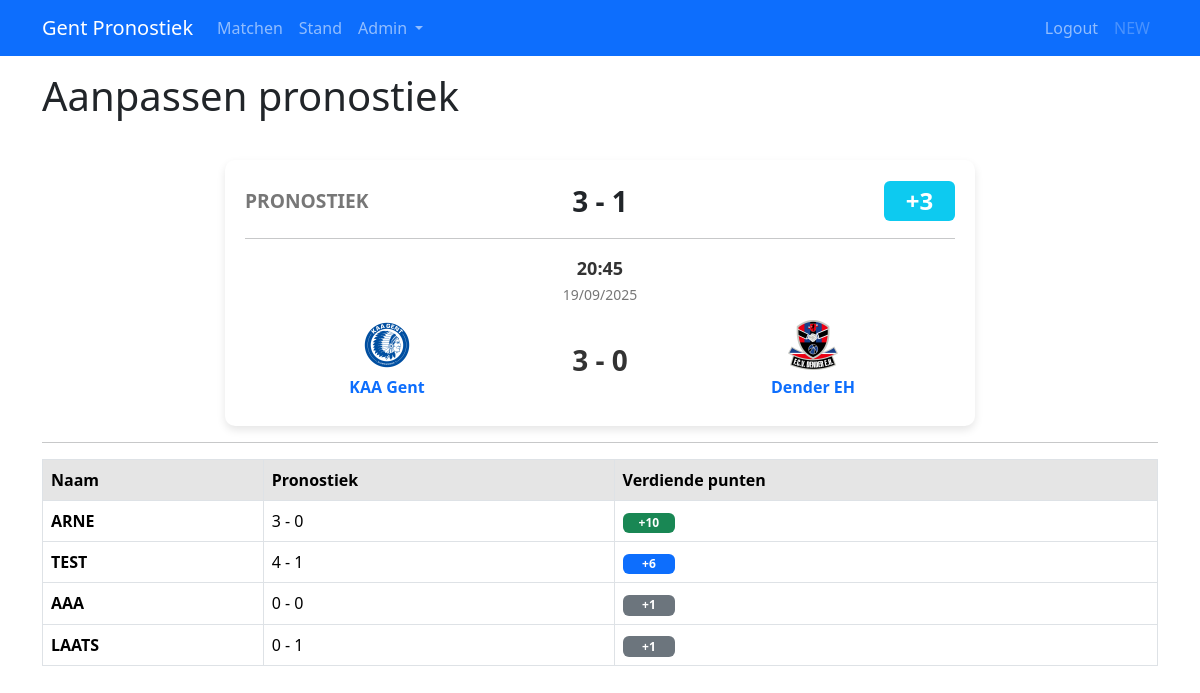
The page /pronostiek/3 (signed in) on the database its author committed.
### app/models.py (models this page shows, shortened)
class User(UserMixin, db.Model):
    id: so.Mapped[int] = so.mapped_column(primary_key=True)
    username: so.Mapped[str] = so.mapped_column(sa.String(64), unique=True, index=True)
    score: so.Mapped[int] = so.mapped_column(default=0)
    isAdmin: so.Mapped[bool] = so.mapped_column(default=True)
    predictions: so.WriteOnlyMapped["Prediction"] = so.relationship(
        back_populates="user", cascade="all, delete-orphan", passive_deletes=True
    )

class Prediction(db.Model):
    id: so.Mapped[int] = so.mapped_column(primary_key=True)
    user_id: so.Mapped[int] = so.mapped_column(
        sa.ForeignKey(User.id, name="fk_prediction_user_id", ondelete="CASCADE"),
        index=True,
    )
    match_id: so.Mapped[int] = so.mapped_column(
        sa.ForeignKey(Match.id, name="fk_prediction_match_id", ondelete="CASCADE"),
        index=True,
    )
    predicted_home_score: so.Mapped[int] = so.mapped_column(nullable=True)
    predicted_away_score: so.Mapped[int] = so.mapped_column(nullable=True)
    points_earned: so.Mapped[int] = so.mapped_column(default=0)
    user: so.Mapped[User] = so.relationship(back_populates="predictions")
    predicted_match: so.Mapped[Match] = so.relationship(
        back_populates="match_predictions"
    )

class Match(db.Model):
    id: so.Mapped[int] = so.mapped_column(primary_key=True)
    home_score: so.Mapped[int] = so.mapped_column(default=0)
    away_score: so.Mapped[int] = so.mapped_column(default=0)
    home_team_id: so.Mapped[int] = so.mapped_column(
        sa.ForeignKey(Team.id, name="fk_match_home_team_id", ondelete="CASCADE"),
        index=True,
    )
    away_team_id: so.Mapped[int] = so.mapped_column(
        sa.ForeignKey(Team.id, name="fk_match_away_team_id", ondelete="CASCADE"),
        index=True,
    )
    home_team: so.Mapped["Team"] = so.relationship(foreign_keys=[home_team_id])
    away_team: so.Mapped["Team"] = so.relationship(foreign_keys=[away_team_id])
    match_done: so.Mapped[bool] = so.mapped_column(default=False)
    match_date: so.Mapped[datetime] = so.mapped_column(index=True)
    match_predictions: so.WriteOnlyMapped["Prediction"] = so.relationship(
        back_populates="predicted_match", passive_deletes=True
    )

class Team(db.Model):
    id: so.Mapped[int] = so.mapped_column(primary_key=True)
    name: so.Mapped[str] = so.mapped_column(sa.String(64), unique=True, index=True)
    logo_url: so.Mapped[str] = so.mapped_column(
        sa.String(256), nullable=True
    )  # stored in static folder

### app/routes.py (the view, shortened to what this page needs)
@app.route("/pronostiek/<int:match_id>", methods=["GET", "POST"])
@login_required
def edit_pronostiek(match_id):
    match = db.session.get(Match, match_id)
    if match is None:
        flash("Error: match bestaat niet")
        return redirect(url_for("matches"))
    own_pred = db.session.scalar(
        sa.select(Prediction).where(
            Prediction.match_id == match_id, Prediction.user_id == current_user.id
        )
    )
    others_predDB = db.session.scalars(
        sa.select(Prediction).where(
            Prediction.match_id == match_id, Prediction.user_id != current_user.id
        )
    ).all()
    others_pred = [
        (
            prediction.user.username,
            prediction.predicted_home_score,
            prediction.predicted_away_score,
            prediction.points_earned,
        )
        for prediction in others_predDB
    ]
    local_tz = timezone('Europe/Brussels')
    match_date = local_tz.localize(match.match_date)
    match_bezig = True if (datetime.now(local_tz) >= match_date) else False
    print(match_bezig)
    pred_editbaar = not match_bezig and not match.match_done
    return render_template(
        "edit_pronostiek.html",
        title="Edit pronostiek",
        other_pred=others_pred,
        own_pred=own_pred,
        match=match,
        edit=pred_editbaar
    )

### app/models.py (called while the page is built)
@login.user_loader
def load_user(id):
    return db.session.get(User, int(id))

### app/templates/edit_pronostiek.html (shortened to what this page needs)
{% extends "base.html" %}
{% block content %}
<h1>Aanpassen pronostiek<span id="hidden_id">{{ own_pred.id }}</span></h1>
<div class="center-container">
    <div class="match-card">
        {% if not match.match_done %}
        <div class="match-time">{{ match.match_date.strftime("%H:%M") }}</div>
        <div class="match-date">{{ match.match_date.strftime("%d/%m/%Y") }}</div>
        <div class="teams">
            <div class="team">
                <img src="{{ url_for('static', filename='images/' + match.home_team.logo_url) }}"
                    alt="{{ match.home_team.name }} Logo">
                <div class="team-name">{{ match.home_team.name }}</div>
            </div>
            <div class="score">
                <span id="home-score">{{ own_pred.predicted_home_score }}</span>
                <span> - </span>
                <span id="away-score">{{ own_pred.predicted_away_score }}</span>
            </div>
            <div class="team">
                <img src="{{ url_for('static', filename='images/' + match.away_team.logo_url) }}"
                    alt="{{ match.away_team.name }} Logo">
                <div class="team-name">{{ match.home_team.name }}</div>
            </div>
        </div>
        {% if edit %}
        <div class="aanpassen-score">
            <div style="width: 40%;">
                <span class="score-cirkel" id="add-score-home">+</span>
                <span class="score-cirkel" id="lower-score-home">-</span>
            </div>
            <div style="width: 40%;">
                <span class="score-cirkel" id="add-score-away">+</span>
                <span class="score-cirkel" id="lower-score-away">-</span>
            </div>
        </div>
        <div class="submit-prono">
            <button type="button" class="btn btn-outline-primary" id="update-pronostiek">Update Pronostiek</button>
        </div>
        {% else %}
        <div class="submit-prono">
            <button type="button" class="btn btn-outline-secondary" id="update-pronostiek" disabled>MATCH BEZIG</button>
        </div>
        {% endif %}
        {% else %}
        <div class="match-prediction">
            <span class="predict-text">PRONOSTIEK</span>
            {% if own_pred is none %}
            <span class="predict-score">_ - _</span>
            {% else %}
            <span class="predict-score">{{ own_pred.predicted_home_score }} - {{ own_pred.predicted_away_score }}</span>
            {% endif %}
            {% if own_pred is none %}
            <span class="badge bg-danger badge-size">+0</span>
            {% else %}
            {% if own_pred.points_earned == 1 %}
            <span class="badge bg-secondary badge-size">
                {% elif own_pred.points_earned == 3 %}
                <span class="badge bg-info badge-size">
                {% elif own_pred.points_earned == 6 %}
                <span class="badge bg-primary badge-size">
                    {% elif own_pred.points_earned == 10 %}
                    <span class="badge bg-success badge-size">
                        {% endif %}
                        +{{ own_pred.points_earned }}</span>
                    {% endif %}
        </div>
        <hr>
        <div class="match-time">{{ match.match_date.strftime("%H:%M") }}</div>
        <div class="match-date">{{ match.match_date.strftime("%d/%m/%Y") }}</div>
        <div class="teams">
            <div class="team">
                <img src="{{ url_for('static', filename='images/' + match.home_team.logo_url) }}"
                    alt="{{ match.home_team.name }} Logo">
                <div class="team-name">{{ match.home_team.name }}</div>
            </div>
            <div class="score">{{ match.home_score }} - {{ match.away_score }}</div>
            <div class="team">
                <img src="{{ url_for('static', filename='images/' + match.away_team.logo_url) }}"
                    alt="{{ match.away_team.name }} logo">
                <div class="team-name">{{ match.away_team.name }}</div>
            </div>
        </div>
        {% endif %}
    </div>
</div>
<hr>
<table class="table table-bordered table-hover">
    <thead>
        <tr class="table-active">
            <th scope="col">Naam</th>
            <th scope="col">Pronostiek</th>
            {% if match.match_done %}
            <th scope="col">Verdiende punten</th>
            {% endif %}
        </tr>
    </thead>
    <tbody>
        {% for (username, pred_home_score, pred_away_score, points_earned) in other_pred %}
        <tr>
            <th scope="row">{{ username }}</th>
            <td>{{ pred_home_score }} - {{ pred_away_score }}</td>
            {% if match.match_done %}
            <td>{% if points_earned == 1 %}
                <span class="badge bg-secondary badge-size">
                    {% elif points_earned == 3 %}
                    <span class="badge bg-info badge-size">
                    {% elif points_earned == 6 %}
                    <span class="badge bg-primary badge-size">
                        {% elif points_earned == 10 %}
                        <span class="badge bg-success badge-size">
                            {% endif %}
                            +{{ points_earned }}</span>
            </td>
            {% endif %}
        </tr>
        {% endfor %}
    </tbody>
</table>
{% endblock %}

### app/templates/base.html (shortened to what this page needs)
<!DOCTYPE html>
<html lang="en">
<head>
    <link rel="stylesheet" href="{{ url_for('static', filename='style.css')}}">
    <link href="https://cdn.jsdelivr.net/npm/bootstrap@5.3.2/dist/css/bootstrap.min.css" rel="stylesheet"
>
</head>
<body>
    <nav class="navbar bg-primary navbar-expand-lg" data-bs-theme="dark">
        <div class="container">
            <a class="navbar-brand" href="">Gent Pronostiek</a>
            <div class="collapse navbar-collapse" id="navbarSupportedContent">
                <ul class="navbar-nav me-auto mb-2 mb-lg-0">
                    <li class="nav-item">
                        <a href="{{ url_for('matches')}}" class="nav-link">Matchen</a>
                    </li>
                    <li class="nav-item">
                        <a href="{{ url_for('stand')}}" class="nav-link">Stand</a>
                    </li>
                    {% if current_user.isAdmin %}
                    <li class="nav-item dropdown">
                        <a class="nav-link dropdown-toggle" href="#" role="button" data-bs-toggle="dropdown"
                            aria-expanded="false">
                            Admin
                        </a>
                    </li>
                    {% endif %}
                </ul>
                <ul class="navbar-nav mb-2 mb-lg-0">
                    {% if current_user.is_anonymous %}
                    <li class="nav-item">
                        <a href="{{ url_for('login')}}" class="nav-link">Login</a>
                    </li>
                    {% else %}
                    <li class="nav-item">
                        <a href="{{ url_for('logout')}}" class="nav-link">Logout</a>
                    </li>
                    <li clas="nav-item">
                        <a class="nav-link disabled" href="{{ url_for('logout')}}">{{ current_user.username }}</a>
                    </li>
                    {% endif %}
                    </ul>
            </div>
        </div>
    </nav>
    <div class="container mt-3">
        {% block content %} {% endblock %}
    </div>
</body>
</html>

### app/static/style.css (style rules this page uses)
.match-card { position: relative; background-color: #fff; border-radius: 10px; box-shadow: 0 4px 8px rgba(0, 0, 0, 0.1); padding: 20px; width: 750px; text-align: center; font-size: 2rem; }
.match-date { font-size: 14px; color: #777; margin-bottom: 15px; }
.match-time { font-size: 18px; color: #333; font-weight: bold; margin-bottom: 2px; }
.teams { display: flex; justify-content: space-between; align-items: center; margin-bottom: 7px; }
.team { display: flex; flex-direction: column; align-items: center; width: 40%; }
.team img { width: 50px; height: 50px; margin-bottom: 5px; }
.team-name { font-size: 16px; font-weight: bold; color:#0d6efd; }
.score { font-size: 28px; font-weight: bold; color: #333; user-select: none; }
.center-container { display: flex; justify-content: center; margin-top: 40px; }
.badge-size { font-size: 2em; text-align: center; width: 10%; }
.match-prediction { display: flex; justify-content: space-between; align-items: center; font-weight: bold; }
.predict-text { align-items: center; color: #777; font-size: 1.2rem; width: 10%; }
.predict-score { align-items: center; text-align: center; font-size: 28px; }

### rows shown on the page
User: username "NEW"
Prediction: predicted_home_score "3", predicted_away_score "1", points_earned "3"
Match: match_date "20:45", match_date "19/09/2025", home_score "3", away_score "0"
Team: logo_url (picture), home_team.name "KAA Gent"
Team: logo_url (picture), away_team.name "Dender EH"
User: username "ARNE", pred_home_score "3", pred_away_score "0", score "10"
User: username "TEST", pred_home_score "4", isAdmin "1", score "6"
User: username "AAA", pred_home_score "0", pred_away_score "0", isAdmin "1"
User: username "LAATS", pred_home_score "0", score "1", isAdmin "1"
